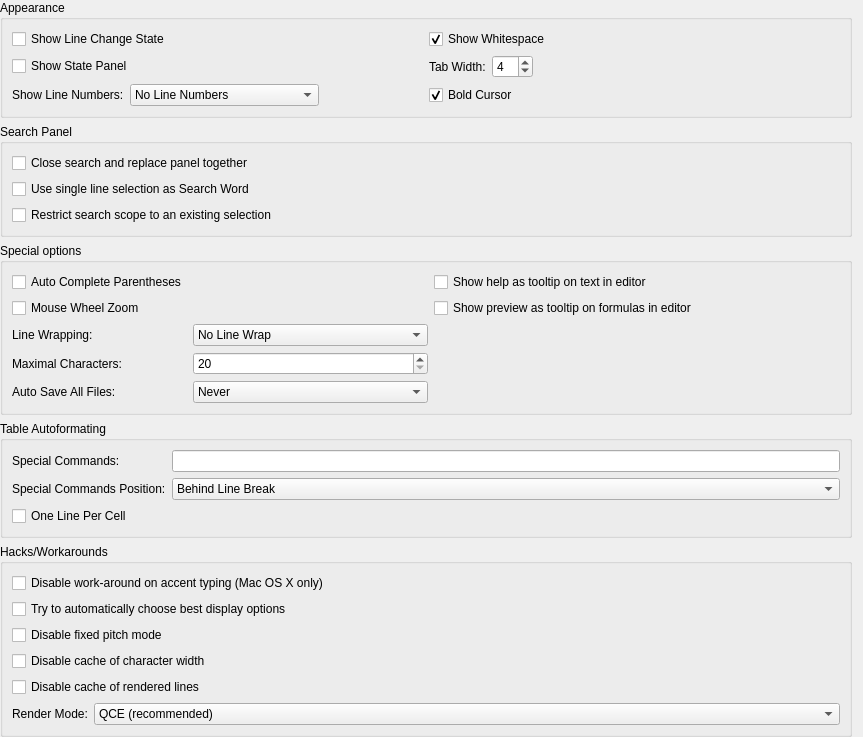
         <widget class="QWidget" name="scrollAreaWidgetContents_2">
          <property name="geometry">
           <rect>
            <x>0</x>
            <y>0</y>
            <width>863</width>
            <height>712</height>
           </rect>
          </property>
          <layout class="QVBoxLayout" name="verticalLayout_8">
           <property name="leftMargin">
            <number>0</number>
           </property>
           <property name="topMargin">
            <number>0</number>
           </property>
           <property name="bottomMargin">
            <number>0</number>
           </property>
           <item>
            <widget class="QGroupBox" name="groupBox_9">
             <property name="title">
              <string>Appearance</string>
             </property>
             <layout class="QGridLayout" name="gridLayout_6">
              <item row="2" column="0">
               <layout class="QHBoxLayout" name="horizontalLayout_6">
                <item>
                 <widget class="QLabel" name="label_33">
                  <property name="text">
                   <string>Show Line Numbers:</string>
                  </property>
                 </widget>
                </item>
                <item>
                 <widget class="QComboBox" name="comboboxLineNumbers">
                  <property name="advancedOption" stdset="0">
                   <bool>true</bool>
                  </property>
                  <item>
                   <property name="text">
                    <string>No Line Numbers</string>
                   </property>
                  </item>
                  <item>
                   <property name="text">
                    <string>All Line Numbers</string>
                   </property>
                  </item>
                  <item>
                   <property name="text">
                    <string>Only Important Line Numbers</string>
                   </property>
                  </item>
                 </widget>
                </item>
                <item>
                 <spacer name="horizontalSpacer_6">
                  <property name="orientation">
                   <enum>Qt::Horizontal</enum>
                  </property>
                  <property name="sizeHint" stdset="0">
                   <size>
                    <width>40</width>
                    <height>20</height>
                   </size>
                  </property>
                 </spacer>
                </item>
               </layout>
              </item>
              <item row="1" column="0">
               <widget class="QCheckBox" name="checkBoxState">
                <property name="text">
                 <string>Show State Panel</string>
                </property>
                <property name="advancedOption" stdset="0">
                 <bool>true</bool>
                </property>
               </widget>
              </item>
              <item row="1" column="1">
               <layout class="QHBoxLayout" name="horizontalLayout_7">
                <item>
                 <widget class="QLabel" name="label_22">
                  <property name="text">
                   <string>Tab Width:</string>
                  </property>
                 </widget>
                </item>
                <item>
                 <widget class="QSpinBox" name="sbTabSpace">
                  <property name="minimum">
                   <number>2</number>
                  </property>
                  <property name="maximum">
                   <number>10</number>
                  </property>
                  <property name="value">
                   <number>4</number>
                  </property>
                 </widget>
                </item>
                <item>
                 <spacer name="horizontalSpacer_5">
                  <property name="orientation">
                   <enum>Qt::Horizontal</enum>
                  </property>
                  <property name="sizeHint" stdset="0">
                   <size>
                    <width>0</width>
                    <height>20</height>
                   </size>
                  </property>
                 </spacer>
                </item>
               </layout>
              </item>
              <item row="0" column="1">
               <widget class="QCheckBox" name="checkBoxShowWhitespace">
                <property name="text">
                 <string>Show Whitespace</string>
                </property>
                <property name="checked">
                 <bool>true</bool>
                </property>
                <property name="advancedOption" stdset="0">
                 <bool>true</bool>
                </property>
               </widget>
              </item>
              <item row="0" column="0">
               <widget class="QCheckBox" name="checkBoxLineState">
                <property name="text">
                 <string>Show Line Change State</string>
                </property>
                <property name="advancedOption" stdset="0">
                 <bool>true</bool>
                </property>
               </widget>
              </item>
              <item row="2" column="1">
               <widget class="QCheckBox" name="checkBoxBoldCursor">
                <property name="toolTip">
                 <string>Draw cursor as a thick line</string>
                </property>
                <property name="text">
                 <string>Bold Cursor</string>
                </property>
                <property name="checked">
                 <bool>true</bool>
                </property>
                <property name="advancedOption" stdset="0">
                 <bool>true</bool>
                </property>
               </widget>
              </item>
             </layout>
            </widget>
           </item>
           <item>
            <widget class="QGroupBox" name="groupBox_10">
             <property name="title">
              <string>Search Panel</string>
             </property>
             <layout class="QVBoxLayout" name="verticalLayout_5">
              <item>
               <widget class="QCheckBox" name="checkBoxCloseSearchReplaceTogether">
                <property name="text">
                 <string>Close search and replace panel together</string>
                </property>
                <property name="advancedOption" stdset="0">
                 <bool>true</bool>
                </property>
               </widget>
              </item>
              <item>
               <widget class="QCheckBox" name="checkBoxUseLineForSearch">
                <property name="text">
                 <string>Use single line selection as Search Word</string>
                </property>
                <property name="advancedOption" stdset="0">
                 <bool>true</bool>
                </property>
               </widget>
              </item>
              <item>
               <widget class="QCheckBox" name="checkBoxSearchOnlyInSelection">
                <property name="text">
                 <string>Restrict search scope to an existing selection</string>
                </property>
               </widget>
              </item>
             </layout>
            </widget>
           </item>
           <item>
            <widget class="QGroupBox" name="groupBox_11">
             <property name="title">
              <string>Special options</string>
             </property>
             <property name="checkable">
              <bool>false</bool>
             </property>
             <layout class="QGridLayout" columnstretch="0,1,1,1">
              <item row="8" column="0">
               <widget class="QLabel" name="label_24">
                <property name="text">
                 <string>Auto Save All Files:</string>
                </property>
                <property name="alignment">
                 <set>Qt::AlignLeading|Qt::AlignLeft|Qt::AlignVCenter</set>
                </property>
               </widget>
              </item>
              <item row="6" column="0">
               <widget class="QLabel" name="label_23">
                <property name="text">
                 <string>Maximal Characters:</string>
                </property>
                <property name="alignment">
                 <set>Qt::AlignLeading|Qt::AlignLeft|Qt::AlignVCenter</set>
                </property>
               </widget>
              </item>
              <item row="3" column="0">
               <widget class="QCheckBox" name="checkBoxAutoCompleteParens">
                <property name="text">
                 <string>Auto Complete Parentheses</string>
                </property>
               </widget>
              </item>
              <item row="4" column="0">
               <widget class="QCheckBox" name="checkBoxMouseWheelZoom">
                <property name="text">
                 <string>Mouse Wheel Zoom</string>
                </property>
               </widget>
              </item>
              <item row="6" column="1">
               <widget class="QSpinBox" name="spinBoxWrapLineWidth">
                <property name="minimum">
                 <number>20</number>
                </property>
                <property name="maximum">
                 <number>999</number>
                </property>
               </widget>
              </item>
              <item row="8" column="1">
               <widget class="QComboBox" name="comboBoxAutoSave">
                <item>
                 <property name="text">
                  <string>Never</string>
                 </property>
                </item>
                <item>
                 <property name="text">
                  <string>5 minutes</string>
                 </property>
                </item>
                <item>
                 <property name="text">
                  <string>10 minutes</string>
                 </property>
                </item>
                <item>
                 <property name="text">
                  <string>20 minutes</string>
                 </property>
                </item>
                <item>
                 <property name="text">
                  <string>60 minutes</string>
                 </property>
                </item>
               </widget>
              </item>
              <item row="5" column="1">
               <widget class="QComboBox" name="comboBoxLineWrap">
                <item>
                 <property name="text">
                  <string>No Line Wrap</string>
                 </property>
                </item>
                <item>
                 <property name="text">
                  <string>Soft Line Wrap at Window Edge</string>
                 </property>
                </item>
                <item>
                 <property name="text">
                  <string>Soft Line Wrap after max. Characters</string>
                 </property>
                </item>
                <item>
                 <property name="text">
                  <string>Hard Line Wrap after max. Characters</string>
                 </property>
                </item>
               </widget>
              </item>
              <item row="5" column="0">
               <widget class="QLabel" name="label_41">
                <property name="text">
                 <string>Line Wrapping:</string>
                </property>
               </widget>
              </item>
              <item row="3" column="2" colspan="2">
               <widget class="QCheckBox" name="checkBoxToolTipHelp2">
                <property name="text">
                 <string>Show help as tooltip on text in editor</string>
                </property>
               </widget>
              </item>
              <item row="4" column="2" colspan="2">
               <widget class="QCheckBox" name="checkBoxToolTipPreview">
                <property name="text">
                 <string>Show preview as tooltip on formulas in editor</string>
                </property>
               </widget>
              </item>
             </layout>
            </widget>
           </item>
           <item>
            <widget class="QGroupBox" name="gbTableAutoformat">
             <property name="title">
              <string>Table Autoformating</string>
             </property>
             <layout class="QGridLayout" name="gridLayoutTableAutoFormat">
              <item row="0" column="0">
               <widget class="QLabel" name="label_60">
                <property name="text">
                 <string>Special Commands:</string>
                </property>
               </widget>
              </item>
              <item row="0" column="1">
               <widget class="QLineEdit" name="leTableFormatingSpecialCommands"/>
              </item>
              <item row="1" column="0">
               <widget class="QLabel" name="label_61">
                <property name="text">
                 <string>Special Commands Position:</string>
                </property>
               </widget>
              </item>
              <item row="1" column="1">
               <widget class="QComboBox" name="cbTableFormatingSpecialCommandPos">
                <item>
                 <property name="text">
                  <string>Behind Line Break</string>
                 </property>
                </item>
                <item>
                 <property name="text">
                  <string>Separate Line (No Indent)</string>
                 </property>
                </item>
                <item>
                 <property name="text">
                  <string>Separate Line (Indented to First Column)</string>
                 </property>
                </item>
               </widget>
              </item>
              <item row="2" column="0" colspan="2">
               <widget class="QCheckBox" name="cbTableFormatingOneLinePerCell">
                <property name="text">
                 <string>One Line Per Cell</string>
                </property>
               </widget>
              </item>
             </layout>
            </widget>
           </item>
           <item>
            <widget class="QGroupBox" name="groupBox_12">
             <property name="title">
              <string>Hacks/Workarounds</string>
             </property>
             <layout class="QVBoxLayout" name="verticalLayout_11">
              <item>
               <widget class="QCheckBox" name="checkBoxHackDisableAccentWorkaround">
                <property name="text">
                 <string>Disable work-around on accent typing (Mac OS X only)</string>
                </property>
               </widget>
              </item>
              <item>
               <widget class="QCheckBox" name="checkBoxHackAutoRendering">
                <property name="text">
                 <string>Try to automatically choose best display options</string>
                </property>
               </widget>
              </item>
              <item>
               <widget class="QCheckBox" name="checkBoxHackDisableFixedPitch">
                <property name="text">
                 <string>Disable fixed pitch mode</string>
                </property>
               </widget>
              </item>
              <item>
               <widget class="QCheckBox" name="checkBoxHackDisableWidthCache">
                <property name="text">
                 <string>Disable cache of character width</string>
                </property>
               </widget>
              </item>
              <item>
               <widget class="QCheckBox" name="checkBoxHackDisableLineCache">
                <property name="toolTip">
                 <string>If the cache of rendered lines is enabled, rendered lines are stored in a cache, so they do not have to be rendered again. Leading to a speed improvement (especially on Mac), at the cost of a higher memory usage.</string>
                </property>
                <property name="text">
                 <string>Disable cache of rendered lines</string>
                </property>
               </widget>
              </item>
              <item>
               <layout class="QHBoxLayout" name="horizontalLayout_8">
                <item>
                 <widget class="QLabel" name="label_11">
                  <property name="sizePolicy">
                   <sizepolicy hsizetype="Maximum" vsizetype="Preferred">
                    <horstretch>0</horstretch>
                    <verstretch>0</verstretch>
                   </sizepolicy>
                  </property>
                  <property name="text">
                   <string>Render Mode:</string>
                  </property>
                 </widget>
                </item>
                <item>
                 <widget class="QComboBox" name="comboBoxHackRenderMode">
                  <item>
                   <property name="text">
                    <string>QCE (recommended)</string>
                   </property>
                  </item>
                  <item>
                   <property name="text">
                    <string>Qt</string>
                   </property>
                  </item>
                  <item>
                   <property name="text">
                    <string>Single Letter</string>
                   </property>
                  </item>
                 </widget>
                </item>
               </layout>
              </item>
             </layout>
            </widget>
           </item>
           <item>
            <spacer name="verticalSpacer">
             <property name="orientation">
              <enum>Qt::Vertical</enum>
             </property>
             <property name="sizeHint" stdset="0">
              <size>
               <width>20</width>
               <height>2</height>
              </size>
             </property>
            </spacer>
           </item>
          </layout>
         </widget>
